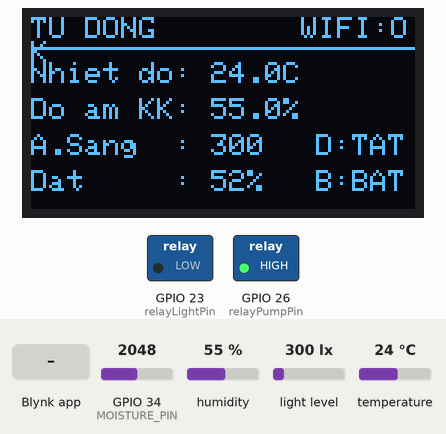
Bench run of a sketch on a simulated ESP32. On the bench: 128×64 one-colour display, switched loads named in the sketch (green lamp = pin HIGH). Inputs (shaded band) come from the test bench; at power-on: light level 300 lx, humidity 55 %, GPIO 34 (MOISTURE_PIN) = 2048, temperature 24 °C. WiFi joins after 1.5 s; servers stay silent unless stated; what the sketch prints to the serial monitor is not drawn.

Above: at 6.5 s.
6.6 s: light level set to 32 lx
At 8.7 s:
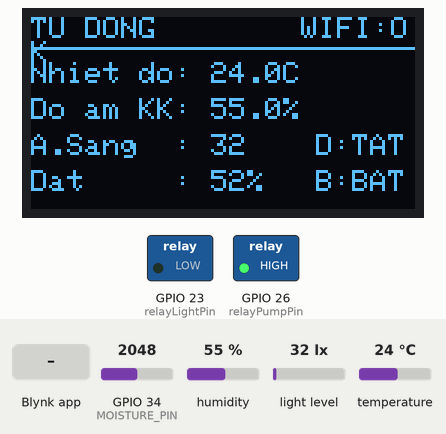
9.4 s: light level set to 26 lx
At 10.4 s:
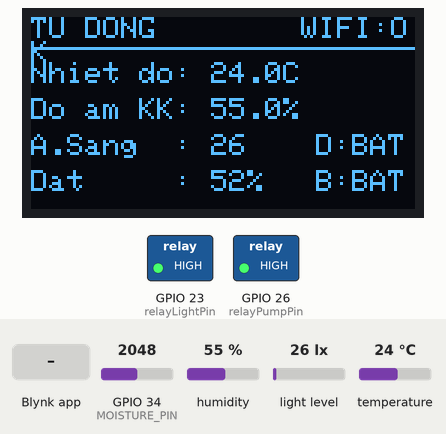
11.4 s: Blynk app writes 0 to V8
At 13.0 s:
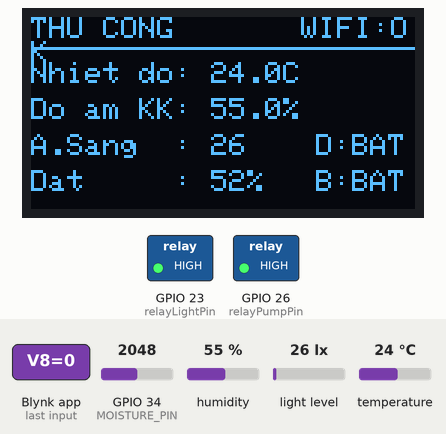
13.4 s: Blynk app writes 0 to V12
At 14.7 s:
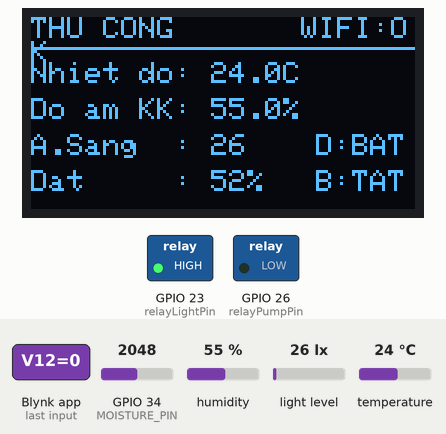
15.4 s: Blynk app writes 0 to V9
At 17.1 s:
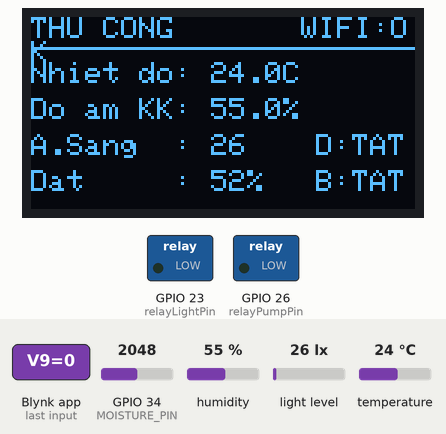
17.4 s: humidity set to 22 %
At 18.9 s:
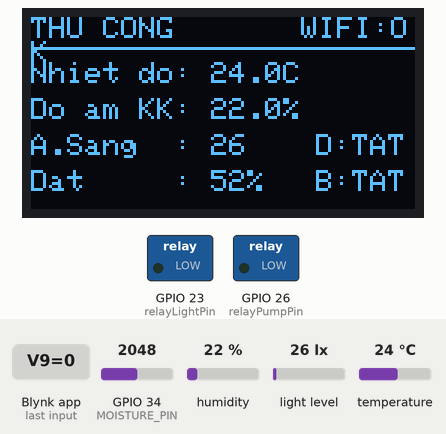
Timing chart, 0 to 20.4 s (numbered marks = the images above; inputs shaded):
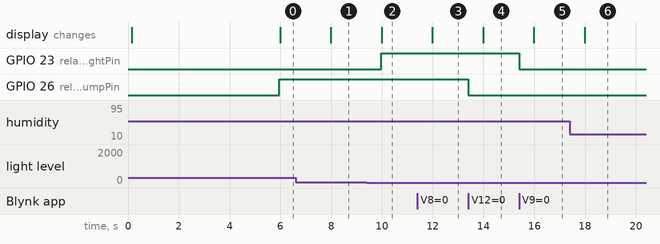

The sketch:

doan1.code.ino
```cpp
//#include "wifiConfig.h" // Đã bỏ file này
#include "DHT.h"
#include <Wire.h>
#include <BH1750.h>

/* ---- THÊM THƯ VIỆN OLED SH1106 ---- */
#include <Adafruit_GFX.h>
#include <Adafruit_SH110X.h>

/* ---- Cấu hình Blynk ---- */
#define BLYNK_TEMPLATE_ID "TMPL60eS-otKb"
#define BLYNK_TEMPLATE_NAME "do nhiet do do am"
#define BLYNK_AUTH_TOKEN "qZaJoeTn0ivQM3l02n0VYfEQQuH7kROO"
#define BLYNK_PRINT Serial
#include <BlynkSimpleEsp32.h>

/* ---- THÔNG TIN WIFI CỦA BẠN (NHẬP VÀO ĐÂY) ---- */
char ssid[] = "ahihi"; // <--- Nhập tên Wifi
char pass[] = "31072009";    // <--- Nhập mật khẩu Wifi

/* ---- Cấu hình OLED SH1106 (1.3 inch) ---- */
#define i2c_Address 0x3c
#define SCREEN_WIDTH 128
#define SCREEN_HEIGHT 64
#define OLED_RESET -1
Adafruit_SH1106G display = Adafruit_SH1106G(SCREEN_WIDTH, SCREEN_HEIGHT, &Wire, OLED_RESET);

/* ---- Cấu hình DHT22 ---- */
#define DHTPIN 4
#define DHTTYPE DHT22
DHT dht(DHTPIN, DHTTYPE);

/* ---- Cấu hình BH1750 ---- */
BH1750 lightMeter;

/* ---- Cấu hình Cảm biến Độ ẩm Đất ---- */
#define MOISTURE_PIN 34
#define MOISTURE_AIR_VALUE 3000
#define MOISTURE_WATER_VALUE 1200

/* ---- Cấu hình RELAY ---- */
const int relayLightPin = 23; // Relay 1: Đèn
const int relayPumpPin = 26;  // Relay 2: Bơm

// Mức kích Relay
#define RELAY_ON HIGH
#define RELAY_OFF LOW

/* ---- Ngưỡng Tự Động ---- */
#define LIGHT_THRESHOLD_ON 30
#define LIGHT_THRESHOLD_OFF 50
#define SOIL_THRESHOLD_DRY 60
#define SOIL_THRESHOLD_WET 80

/* ---- Biến điều khiển ---- */
bool isAutoMode = true;
int manualLightState = 0;
int manualPumpState = 0;
bool isLightOn = false;
bool isPumpOn = false;

/* ---- Biến toàn cục & Timer ---- */
BlynkTimer timer;

/* ---- Đồng bộ Blynk khi kết nối lại ---- */
BLYNK_CONNECTED() {
  Serial.println("Syncing...");
  Blynk.syncVirtual(V8, V9, V12);
}

/* ---- V8: Chế độ Auto/Manual ---- */
BLYNK_WRITE(V8) {
  isAutoMode = param.asInt();
  Serial.println(isAutoMode ? "Mode: AUTO" : "Mode: MANUAL");
}

/* ---- V9: Nút Đèn (Manual) ---- */
BLYNK_WRITE(V9) {
  manualLightState = param.asInt();
  if (!isAutoMode) {
    digitalWrite(relayLightPin, manualLightState ? RELAY_ON : RELAY_OFF);
    isLightOn = manualLightState;
    Blynk.virtualWrite(V10, isLightOn ? 255 : 0);
  }
}

/* ---- V12: Nút Bơm (Manual) ---- */
BLYNK_WRITE(V12) {
  manualPumpState = param.asInt();
  if (!isAutoMode) {
    digitalWrite(relayPumpPin, manualPumpState ? RELAY_ON : RELAY_OFF);
    isPumpOn = manualPumpState;
  }
}

// --- HÀM CẬP NHẬT MÀN HÌNH OLED (TIẾNG VIỆT) ---
void updateOLED(float t, float h, float lux, int moisture, bool autoMode) {
  display.clearDisplay();

  // --- DÒNG 1: CHẾ ĐỘ & WIFI ---
  display.setTextSize(1);
  display.setTextColor(SH110X_WHITE);

  display.setCursor(0, 0);
  display.print(autoMode ? "TU DONG" : "THU CONG");

  // Hiển thị trạng thái Wifi
  display.setCursor(90, 0);
  // Nếu đã kết nối blynk thì hiển thị OK
  display.print(Blynk.connected() ? "WIFI:OK" : "MAT NET");

  // Dòng kẻ ngang
  display.drawLine(0, 10, 128, 10, SH110X_WHITE);

  // --- DÒNG 2: NHIỆT ĐỘ ---
  display.setCursor(0, 15);
  display.print("Nhiet do: "); display.print(t, 1); display.print("C");

  // --- DÒNG 3: ĐỘ ẨM KHÔNG KHÍ ---
  display.setCursor(0, 27);
  display.print("Do am KK: "); display.print(h, 1); display.print("%");

  // --- DÒNG 4: ÁNH SÁNG & TRẠNG THÁI ĐÈN ---
  display.setCursor(0, 39);
  display.print("A.Sang  : "); display.print(lux, 0);

  // Trạng thái Đèn
  display.setCursor(95, 39);
  display.print(isLightOn ? "D:BAT" : "D:TAT");

  // --- DÒNG 5: ĐỘ ẨM ĐẤT & TRẠNG THÁI BƠM ---
  display.setCursor(0, 51);
  display.print("Dat     : "); display.print(moisture); display.print("%");

  // Trạng thái Bơm
  display.setCursor(95, 51);
  display.print(isPumpOn ? "B:BAT" : "B:TAT");

  display.display();
}

// --- HÀM XỬ LÝ CHÍNH (ĐỌC CẢM BIẾN & LOGIC) ---
void sendSensorData()
{
  float h = dht.readHumidity();
  float t = dht.readTemperature();
  float lux = lightMeter.readLightLevel();

  int rawMoisture = analogRead(MOISTURE_PIN);
  int moisturePercent = map(rawMoisture, MOISTURE_AIR_VALUE, MOISTURE_WATER_VALUE, 0, 100);
  moisturePercent = constrain(moisturePercent, 0, 100);

  // Kiểm tra lỗi DHT
  if (isnan(h) || isnan(t)) {
    Serial.println("Loi doc DHT!");
    t = 0; h = 0;
  }

  Serial.print("T:"); Serial.print(t, 1);
  Serial.print("|H:"); Serial.print(h, 1);
  Serial.print("|L:"); Serial.print(lux, 0);
  Serial.print("|M:"); Serial.print(moisturePercent); Serial.print("%");

  // --- LOGIC TỰ ĐỘNG ---
  if (isAutoMode) {
    // 1. Đèn
    if (lux >= 0) {
      if (!isLightOn && lux < LIGHT_THRESHOLD_ON) {
        digitalWrite(relayLightPin, RELAY_ON);
        isLightOn = true;
      } else if (isLightOn && lux > LIGHT_THRESHOLD_OFF) {
        digitalWrite(relayLightPin, RELAY_OFF);
        isLightOn = false;
      }
    }

    // 2. Bơm
    if (!isPumpOn && moisturePercent < SOIL_THRESHOLD_DRY) {
      digitalWrite(relayPumpPin, RELAY_ON);
      isPumpOn = true;
      Serial.println(" | Bom ON");
    } else if (isPumpOn && moisturePercent > SOIL_THRESHOLD_WET) {
      digitalWrite(relayPumpPin, RELAY_OFF);
      isPumpOn = false;
      Serial.println(" | Bom OFF");
    } else {
      Serial.println();
    }
  }
  // --- LOGIC THỦ CÔNG ---
  else {
    digitalWrite(relayLightPin, isLightOn ? RELAY_ON : RELAY_OFF);
    digitalWrite(relayPumpPin, isPumpOn ? RELAY_ON : RELAY_OFF);
    Serial.println(" | Manual");
  }

  // --- GỬI DỮ LIỆU LÊN BLYNK (Chỉ gửi nếu có kết nối) ---
  if (Blynk.connected()) {
    Blynk.virtualWrite(V10, isLightOn ? 255 : 0);
    if (!isnan(h) && !isnan(t)) {
      Blynk.virtualWrite(V5, t);
      Blynk.virtualWrite(V6, h);
    }
    if (lux >= 0) Blynk.virtualWrite(V7, lux);
    Blynk.virtualWrite(V11, moisturePercent);
  }

  // --- CẬP NHẬT OLED ---
  updateOLED(t, h, lux, moisturePercent, isAutoMode);
}

void setup() {
  Serial.begin(115200);

  // Khởi động giao tiếp I2C
  Wire.begin();

  dht.begin();
  lightMeter.begin();

  // --- KHỞI ĐỘNG OLED SH1106 ---
  delay(100);
  if(!display.begin(i2c_Address, true)) {
    Serial.println(F("Khong tim thay OLED SH1106"));
  } else {
    Serial.println(F("OLED SH1106 Started"));
    display.clearDisplay();
    display.setTextSize(1);
    display.setTextColor(SH110X_WHITE);

    // Màn hình chào
    display.setCursor(15, 20);
    display.println("VUON THONG MINH");
    display.setCursor(30, 35);
    display.println("Dang khoi dong...");
    display.display();
    delay(2000);
  }

  pinMode(MOISTURE_PIN, INPUT);
  pinMode(relayLightPin, OUTPUT);
  pinMode(relayPumpPin, OUTPUT);

  digitalWrite(relayLightPin, RELAY_OFF);
  digitalWrite(relayPumpPin, RELAY_OFF);

  // --- KẾT NỐI WIFI & BLYNK (Code mới) ---
  // Hàm này sẽ cố gắng kết nối Wifi và Blynk server.
  // Lưu ý: Nó có thể làm dừng chương trình ở đây nếu không có mạng.
  Blynk.begin(BLYNK_AUTH_TOKEN, ssid, pass);

  // Thiết lập timer
  timer.setInterval(2000L, sendSensorData);
}

void loop() {
  Blynk.run(); // Xử lý kết nối Blynk
  timer.run(); // Chạy bộ đếm thời gian đọc cảm biến
}
```

Measured:
- the behaviour switches between 30 and 29 lx on light level (found by bisection; images 1 and 2)
- after the input at 6.6 s, the display: changes after 1.4 s (image 1)
- after the input at 9.4 s, GPIO 23 (relayLightPin): LOW → HIGH after 0.57 s; the display: changes after 0.59 s (image 2)
- after the input at 11.4 s, the display: changes after 0.59 s (image 3)
- after the input at 13.4 s, GPIO 26 (relayPumpPin): HIGH → LOW at once; the display: changes after 0.59 s (image 4)
- after the input at 15.4 s, GPIO 23 (relayLightPin): HIGH → LOW at once; the display: changes after 0.59 s (image 5)
- after the input at 17.4 s, the display: changes after 0.59 s (image 6)
